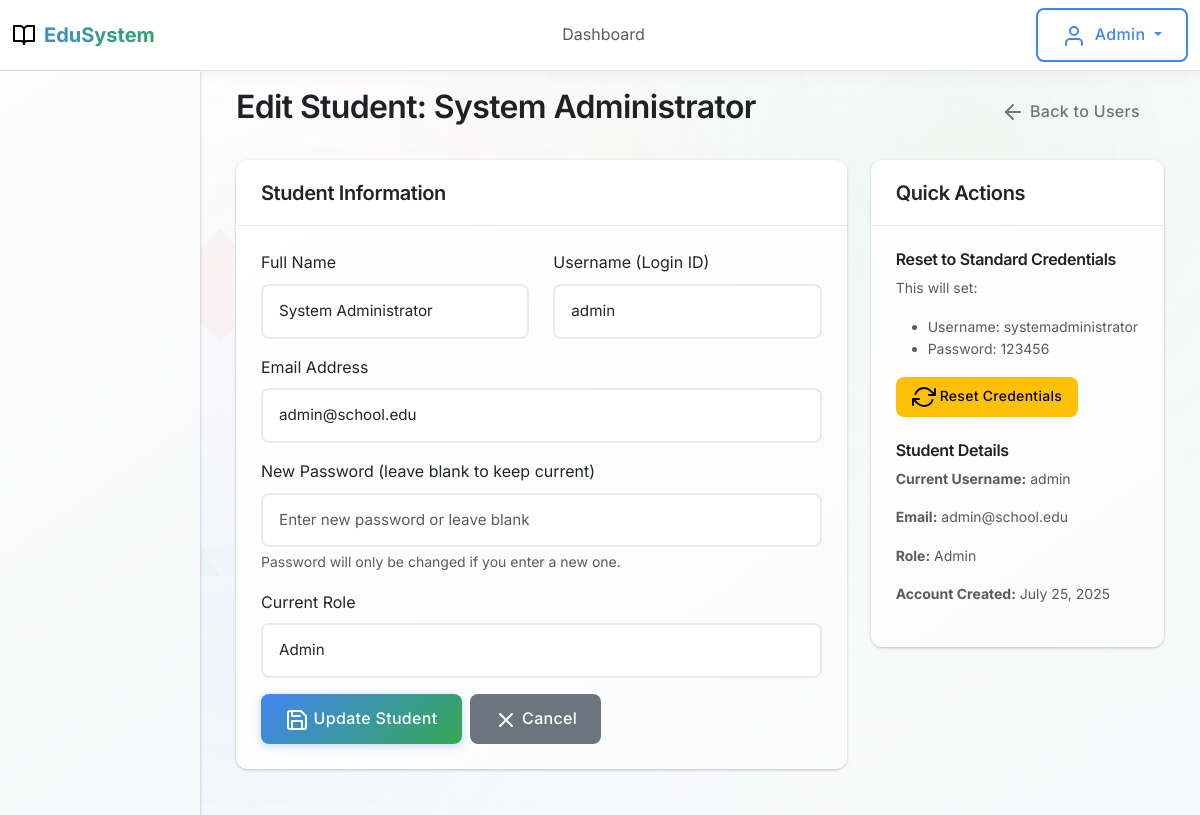
/admin/users/edit/1 (signed in), run on the app's committed database.
### models.py (models this page shows)
class User(UserMixin, db.Model):
    id = db.Column(db.Integer, primary_key=True)
    username = db.Column(db.String(64), unique=True, nullable=False)
    email = db.Column(db.String(120), unique=True, nullable=False)
    password_hash = db.Column(db.String(256), nullable=False)
    role = db.Column(db.String(20), nullable=False, default='student')  # admin, teacher, student
    full_name = db.Column(db.String(100), nullable=False)
    created_at = db.Column(db.DateTime, default=func.now())
    taught_classes = db.relationship('Class', backref='teacher', lazy=True)
    student_classes = db.relationship('StudentClass', backref='student', lazy=True)
    submissions = db.relationship('Submission', backref='student', lazy=True)

### routes.py (the view, shortened to what this page needs)
@app.route('/admin/users/edit/<int:user_id>', methods=['GET', 'POST'])
@requires_role('admin')
def edit_student(user_id):
    user = User.query.get_or_404(user_id)
    return render_template('admin/edit_student.html', user=user)

### utils.py (called while the page is built)
def requires_role(role):
    def decorator(f):
        @wraps(f)
        def decorated_function(*args, **kwargs):
            if 'user_id' not in session:
                flash('Please log in to access this page', 'error')
                return redirect(url_for('login'))
            if session.get('user_role') != role:
                flash('Access denied', 'error')
                return redirect(url_for('index'))
            return f(*args, **kwargs)
        return decorated_function
    return decorator

### templates/admin/edit_student.html (shortened to what this page needs)
{% extends "base.html" %}
{% block content %}
<div class="container-fluid">
    <div class="row">
        <div class="col-md-12">
            <div class="d-flex justify-content-between align-items-center mb-4">
                <h2>Edit Student: {{ user.full_name }}</h2>
                <a href="{{ url_for('manage_users') }}" class="btn btn-outline-secondary">
                    <i data-feather="arrow-left"></i> Back to Users
                </a>
            </div>
            <div class="row">
                <div class="col-md-8">
                    <div class="card">
                        <div class="card-header">
                            <h5 class="card-title mb-0">Student Information</h5>
                        </div>
                        <div class="card-body">
                            <form method="POST">
                                <div class="row">
                                    <div class="col-md-6">
                                        <div class="mb-3">
                                            <label for="full_name" class="form-label">Full Name</label>
                                            <input type="text" class="form-control" id="full_name" name="full_name"
                                                   value="{{ user.full_name }}" required>
                                        </div>
                                    </div>
                                    <div class="col-md-6">
                                        <div class="mb-3">
                                            <label for="username" class="form-label">Username (Login ID)</label>
                                            <input type="text" class="form-control" id="username" name="username"
                                                   value="{{ user.username }}" required>
                                        </div>
                                    </div>
                                </div>
                                <div class="mb-3">
                                    <label for="email" class="form-label">Email Address</label>
                                    <input type="email" class="form-control" id="email" name="email"
                                           value="{{ user.email }}">
                                </div>
                                <div class="mb-3">
                                    <label for="password" class="form-label">New Password (leave blank to keep current)</label>
                                    <input type="password" class="form-control" id="password" name="password"
                                           placeholder="Enter new password or leave blank">
                                    <div class="form-text">Password will only be changed if you enter a new one.</div>
                                </div>
                                <div class="mb-3">
                                    <label class="form-label">Current Role</label>
                                    <input type="text" class="form-control" value="{{ user.role.title() }}" readonly>
                                </div>
                                <div class="d-flex gap-2">
                                    <button type="submit" class="btn btn-primary">
                                        <i data-feather="save"></i> Update Student
                                    </button>
                                    <a href="{{ url_for('manage_users') }}" class="btn btn-secondary">
                                        <i data-feather="x"></i> Cancel
                                    </a>
                                </div>
                            </form>
                        </div>
                    </div>
                </div>
                <div class="col-md-4">
                    <div class="card">
                        <div class="card-header">
                            <h5 class="card-title mb-0">Quick Actions</h5>
                        </div>
                        <div class="card-body">
                            <div class="mb-3">
                                <h6>Reset to Standard Credentials</h6>
                                <p class="text-muted small">This will set:</p>
                                <ul class="text-muted small">
                                    <li>Username: {{ user.full_name.lower().replace(' ', '') }}</li>
                                    <li>Password: 123456</li>
                                </ul>
                                <form method="POST" action="{{ url_for('reset_student_credentials', user_id=user.id) }}"
                                      onsubmit="return confirm('Are you sure you want to reset this student\'s credentials?')">
                                    <button type="submit" class="btn btn-warning btn-sm">
                                        <i data-feather="refresh-cw"></i> Reset Credentials
                                    </button>
                                </form>
                            </div>
                            <div class="mt-4">
                                <h6>Student Details</h6>
                                <div class="text-muted small">
                                    <p><strong>Current Username:</strong> {{ user.username }}</p>
                                    <p><strong>Email:</strong> {{ user.email or 'Not set' }}</p>
                                    <p><strong>Role:</strong> {{ user.role.title() }}</p>
                                    <p><strong>Account Created:</strong> {{ user.created_at.strftime('%B %d, %Y') if user.created_at else 'Unknown' }}</p>
                                </div>
                            </div>
                        </div>
                    </div>
                </div>
            </div>
        </div>
    </div>
</div>
{% endblock %}

### static/css/style.css (style rules this page uses)
:root { --primary-color: #4285F4; --primary-dark: #1a73e8; --secondary-color: #34A853; --secondary-dark: #137333; --background-color: #F8F9FA; --surface-color: #FFFFFF; --text-color: #202124; --text-secondary: #5f6368; --accent-color: #EA4335; --warning-color: #FBBC04; --code-bg: #1E1E1E; --border-color: #E8EAED; --hover-color: #f1f3f4; --card-shadow: 0 1px 3px rgba(60, 64, 67, 0.3); --card-shadow-hover: 0 4px 12px rgba(60, 64, 67, 0.15); --border-radius: 12px; --border-radius-small: 8px; --transition: all 0.3s cubic-bezier(0.4, 0, 0.2, 1); --gradient-primary: linear-gradient(135deg, var(--primary-color) 0%, var(--secondary-color) 100%); --gradient-surface: linear-gradient(145deg, #ffffff 0%, #f8f9fa 100%); }
body { font-family: 'Inter', -apple-system, BlinkMacSystemFont, 'Segoe UI', Roboto, sans-serif; background: var(--gradient-surface); color: var(--text-color); line-height: 1.6; font-feature-settings: "cv02", "cv03", "cv04", "cv11"; -webkit-font-smoothing: antialiased; -moz-osx-font-smoothing: grayscale; position: relative; overflow-x: hidden; }
body::before { content: ''; position: fixed; top: 0; left: 0; width: 100%; height: 100%; background: radial-gradient(circle at 20% 80%, rgba(66, 133, 244, 0.05) 0%, transparent 50%), radial-gradient(circle at 80% 20%, rgba(52, 168, 83, 0.05) 0%, transparent 50%), radial-gradient(circle at 40% 40%, rgba(234, 67, 53, 0.03) 0%, transparent 50%); animation: backgroundShift 20s ease-in-out infinite; z-index: -2; }
body::after { content: ''; position: fixed; top: 0; left: 0; width: 100%; height: 100%; background-image: linear-gradient(rgba(66, 133, 244, 0.01) 1px, transparent 1px), linear-gradient(90deg, rgba(66, 133, 244, 0.01) 1px, transparent 1px); background-size: 50px 50px; animation: grid-move 30s linear infinite; z-index: -2; }
.h1, .h2, .h3, .h4, .h5, .h6, h1, h2, h3, h4, h5, h6 { font-weight: 600; color: var(--text-color); letter-spacing: -0.02em; }
.card { border: 1px solid rgba(255, 255, 255, 0.1); border-radius: var(--border-radius); background: rgba(255, 255, 255, 0.95); backdrop-filter: blur(10px); box-shadow: var(--card-shadow); transition: var(--transition); position: relative; overflow: hidden; }
.card::before { content: ''; position: absolute; top: 0; left: 0; right: 0; bottom: 0; background: var(--gradient-surface); opacity: 0.8; z-index: -1; }
.card-header { border-bottom: 1px solid var(--border-color); background: rgba(255, 255, 255, 0.95); backdrop-filter: blur(10px); padding: 1.25rem 1.5rem; border-radius: var(--border-radius) var(--border-radius) 0 0 !important; position: relative; }
.card-body { padding: 1.5rem; }
.btn { border-radius: var(--border-radius-small); font-weight: 500; padding: 0.75rem 1.5rem; transition: var(--transition); position: relative; overflow: hidden; letter-spacing: 0.02em; border: none; }
.btn::before { content: ''; position: absolute; top: 0; left: -100%; width: 100%; height: 100%; background: linear-gradient(90deg, transparent, rgba(255,255,255,0.2), transparent); transition: var(--transition); }
.btn-primary { background: var(--gradient-primary); color: white; box-shadow: 0 2px 8px rgba(66, 133, 244, 0.3); }
.btn-sm { padding: 0.5rem 1rem; font-size: 0.875rem; }
.form-control, .form-select { border: 2px solid var(--border-color); border-radius: var(--border-radius-small); padding: 0.875rem 1rem; font-size: 0.95rem; transition: var(--transition); background: rgba(255, 255, 255, 0.9); backdrop-filter: blur(10px); }
* { transition: background-color 0.3s ease, border-color 0.3s ease, color 0.3s ease, transform 0.3s ease; }

### data on the page
User: full_name "System Administrator", username "admin", email "admin@school.edu", role "Admin", full_name "systemadministrator", created_at "July 25, 2025"

### other printed values
{{ session.user_role|title }} "Admin"
